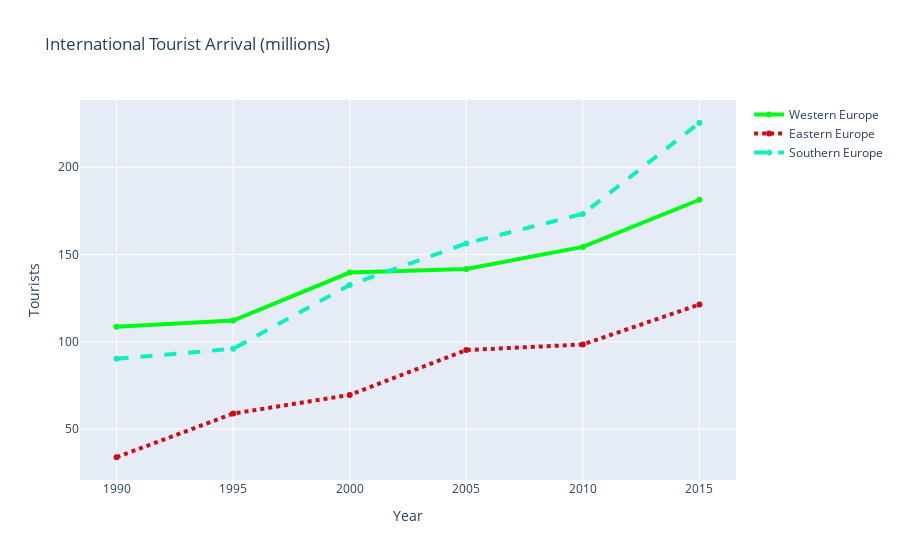

The notebook cell saved with this chart:
### Code cell
offline.iplot(fig)  # no changes in original figure

### Figure 1 — Plotly figure (JSON) as saved in the notebook; plotly's stock layout.template omitted (floating-point values rounded to 4 significant figures)
{"data": [{"line": {"color": "rgb(0, 250, 24)", "width": 4}, "name": "Western Europe", "type": "scatter", "x": [1990, 1995, 2000, 2005, 2010, 2015], "y": [108.6, 112.2, 139.7, 141.7, 154.4, 181.4]}, {"line": {"color": "rgb(205, 12, 24)", "dash": "dot", "width": 4}, "name": "Eastern Europe", "type": "scatter", "x": [1990, 1995, 2000, 2005, 2010, 2015], "y": [33.9, 58.9, 69.6, 95.3, 98.5, 121.4]}, {"line": {"color": "rgb(12, 240, 191)", "dash": "dash", "width": 4}, "name": "Southern Europe", "type": "scatter", "x": [1990, 1995, 2000, 2005, 2010, 2015], "y": [90.3, 96, 132.6, 156.4, 173.3, 225.5]}], "layout": {"autosize": true, "title": {"text": "International Tourist Arrival (millions)"}, "xaxis": {"autorange": true, "range": [1988.0, 2017.0], "title": {"text": "Year"}, "type": "linear"}, "yaxis": {"autorange": true, "range": [19.87, 239.5], "title": {"text": "Tourists"}, "type": "linear"}}}
